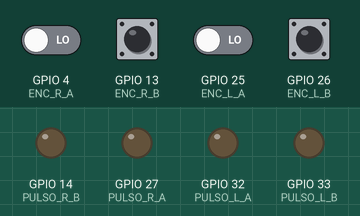
Recording of a sketch running on a simulated ESP32. Shown: output pins drawn as LEDs (lit = HIGH). The test bench sets the inputs (shaded band); at power-on: GPIO 13 (ENC_R_B), GPIO 26 (ENC_L_B) HIGH, GPIO 4 (ENC_R_A), GPIO 25 (ENC_L_A) LOW.

Above: at 0.0 s.
At 4.3 s:
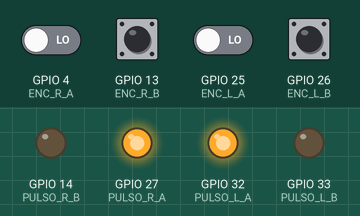
Timing chart, 0 to 5.8 s (numbered marks = the images above):
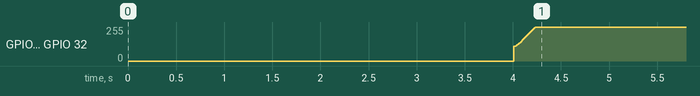

The sketch:

tarea4.ino
```cpp
#include <Arduino.h>
#include <math.h>

// ==========================================
// 1. CONFIGURACIÓN DE PINES
#define ENC_L_A 25
#define ENC_L_B 26
#define PULSO_L_A 32
#define PULSO_L_B 33
#define ENC_R_A 4
#define ENC_R_B 13
#define PULSO_R_A 27
#define PULSO_R_B 14

// ==========================================
// 2. CONSTANTES FÍSICAS
const float R = 0.0325;
const float L = 0.197;
const float N_VUELTA = 1680.0;
const float Ts = 0.01;

// ==========================================
// 3. TUNING PID (TAREA 5)
float Kp_vel = 0.17;
float Ki_vel = 2.0;
float Kd_vel = 0.005;
float alpha = 0.85;
const float Kp_orientacion = 2.2;

float err_sum_L = 0, last_err_L = 0, der_filt_L = 0;
float err_sum_R = 0, last_err_R = 0, der_filt_R = 0;

// ==========================================
// 4. VARIABLES DE ESTADO
volatile long counts_L = 0, counts_R = 0;
long prev_counts_L = 0, prev_counts_R = 0;
long odom_prev_L = 0, odom_prev_R = 0;

double x_pos = 0.0, y_pos = 0.0, theta = 0.0;
double start_x = 0.0, start_y = 0.0, theta_ref = 0.0;

bool robot_activo = false;
bool estado_recien_iniciado = true;
volatile bool flag_control = false;
hw_timer_t *timer = NULL;

// ==========================================
// 5. INTERRUPCIONES
void IRAM_ATTR isr_L_A() { if (digitalRead(ENC_L_A) == digitalRead(ENC_L_B)) counts_L++; else counts_L--; }
void IRAM_ATTR isr_L_B() { if (digitalRead(ENC_L_A) == digitalRead(ENC_L_B)) counts_L--; else counts_L++; }
void IRAM_ATTR isr_R_A() { if (digitalRead(ENC_R_A) == digitalRead(ENC_R_B)) counts_R++; else counts_R--; }
void IRAM_ATTR isr_R_B() { if (digitalRead(ENC_R_A) == digitalRead(ENC_R_B)) counts_R--; else counts_R++; }
void IRAM_ATTR onTimer() { flag_control = true; }

// ==========================================
// 6. FUNCIONES AUXILIARES
double normalizeAngle(double angle) {
  while (angle > PI) angle -= 2 * PI;
  while (angle < -PI) angle += 2 * PI;
  return angle;
}

void setMotor(int pinA, int pinB, double pwm) {
  if (pwm > 1023) pwm = 1023; if (pwm < -1023) pwm = -1023;
  if (abs(pwm) < 45) pwm = 0;
  if (pwm >= 0) { ledcWrite(pinA, (int)pwm); ledcWrite(pinB, 0); }
  else { ledcWrite(pinA, 0); ledcWrite(pinB, (int)-pwm); }
}

double computePID(float ref, float med, float &err_sum, float &last_err, float &der_filt) {
  float error = ref - med;
  float dev = (error - last_err) / Ts;
  der_filt = alpha * der_filt + (1.0 - alpha) * dev;
  err_sum += error * Ts;
  if (err_sum > 4000) err_sum = 4000;
  if (err_sum < -4000) err_sum = -4000;
  double u = Kp_vel * error + Ki_vel * err_sum + Kd_vel * der_filt;
  last_err = error;
  return u;
}

// ==========================================
// 7. CONTROL PRINCIPAL
void ejecutarControl() {
  long d_counts_L = counts_L - odom_prev_L;
  long d_counts_R = counts_R - odom_prev_R;
  odom_prev_L = counts_L; odom_prev_R = counts_R;

  double ds_L = (2.0 * PI * R * d_counts_L) / N_VUELTA;
  double ds_R = (2.0 * PI * R * d_counts_R) / N_VUELTA;
  double ds = (ds_R + ds_L) / 2.0;
  double dtheta = (ds_R - ds_L) / L;

  x_pos += ds * cos(theta + dtheta / 2.0);
  y_pos += ds * sin(theta + dtheta / 2.0);
  theta = normalizeAngle(theta + dtheta);

  if (!robot_activo) return;

  if (estado_recien_iniciado) {
    start_x = x_pos; start_y = y_pos;
    theta_ref = theta;
    err_sum_L = 0; err_sum_R = 0;
    prev_counts_L = counts_L; prev_counts_R = counts_R;
    estado_recien_iniciado = false;
  }

  double distancia = sqrt(pow(x_pos - start_x, 2) + pow(y_pos - start_y, 2));

  if (distancia >= 1.75) {
    // FRENADO MÁS SUAVE
    setMotor(PULSO_L_A, PULSO_L_B, -350);
    setMotor(PULSO_R_A, PULSO_R_B, -350);
    delay(40);

    setMotor(PULSO_L_A, PULSO_L_B, 0);
    setMotor(PULSO_R_A, PULSO_R_B, 0);
    robot_activo = false;
    Serial.printf(">>> LLEGADA. Distancia Odometría: %.2f m\n", distancia);
    return;
  }

  float v_ref = 0.20;
  float w_ref = Kp_orientacion * normalizeAngle(theta_ref - theta);

  double v_wheel_R = v_ref + w_ref * (L / 2.0);
  double v_wheel_L = v_ref - w_ref * (L / 2.0);

  double ref_L = (v_wheel_L / (2.0 * PI * R)) * N_VUELTA;
  double ref_R = (v_wheel_R / (2.0 * PI * R)) * N_VUELTA;

  double vel_real_L = (counts_L - prev_counts_L) / Ts;
  double vel_real_R = (counts_R - prev_counts_R) / Ts;
  prev_counts_L = counts_L; prev_counts_R = counts_R;

  double pwm_L = computePID(ref_L, vel_real_L, err_sum_L, last_err_L, der_filt_L);
  double pwm_R = computePID(ref_R, vel_real_R, err_sum_R, last_err_R, der_filt_R);

  setMotor(PULSO_L_A, PULSO_L_B, pwm_L);
  setMotor(PULSO_R_A, PULSO_R_B, pwm_R);
}

// ==========================================
// 8. SETUP
void setup() {
  Serial.begin(115200);
  ledcAttach(PULSO_L_A, 1000, 10); ledcAttach(PULSO_L_B, 1000, 10);
  ledcAttach(PULSO_R_A, 1000, 10); ledcAttach(PULSO_R_B, 1000, 10);

  pinMode(ENC_L_A, INPUT); pinMode(ENC_L_B, INPUT);
  attachInterrupt(digitalPinToInterrupt(ENC_L_A), isr_L_A, CHANGE);
  attachInterrupt(digitalPinToInterrupt(ENC_L_B), isr_L_B, CHANGE);
  pinMode(ENC_R_A, INPUT); pinMode(ENC_R_B, INPUT);
  attachInterrupt(digitalPinToInterrupt(ENC_R_A), isr_R_A, CHANGE);
  attachInterrupt(digitalPinToInterrupt(ENC_R_B), isr_R_B, CHANGE);

  delay(4000);
  robot_activo = true;
  timer = timerBegin(1000000);
  timerAttachInterrupt(timer, &onTimer);
  timerAlarm(timer, 10000, true, 0);
}

void loop() {
  if (flag_control) {
    flag_control = false;
    ejecutarControl();
  }
}
```

Measured:
- by itself, GPIO 27 (PULSO_R_A), GPIO 32 (PULSO_L_A): moves from 0/255 to 255/255 over 0.22 s
